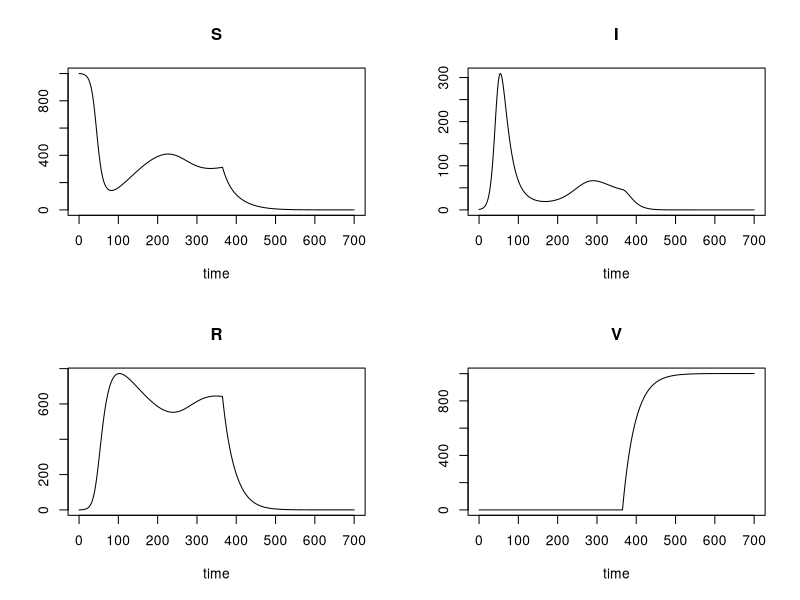

Here is the R script that generated this plot:
rm(list=ls())
library(deSolve)

#Define SIR model as function (later used in the ODE solver)
SIRV_func <- function(t, SIRV, P) {
  S <- SIRV[1]
  I <- SIRV[2]
  R <- SIRV[3]
  V <- SIRV[4]
  
  #Assume that vaccination takes time to get in place at some time t_vaccine
  if (t<P$t_vaccine) { #before vaccination the model as before
    dSdt <- -P$beta * I * S + P$gamma*R 
    dIdt <- P$beta * I * S - P$rho * I 
    dRdt <- P$rho * I - P$gamma*R
    dVdt <- 0
  } else { #after vaccination 
    dSdt <- -P$beta * I * S + P$gamma*R - P$c*S 
    dIdt <- P$beta * I * S - P$rho * I
    dRdt <- P$rho * I - P$gamma*R - P$c*R
    dVdt <- P$c*(S+R)
  }
  return(list(c(dSdt,dIdt,dRdt,dVdt)))
}

SIRV0 <- c(S=1000, I=1, R=0, V=0)
R0 <- 3
rho <- 1/14
beta <- rho*R0/SIRV0[1]


#Parameters as before but now also with c (vaccination rate), t_vaccine (time vaccination is possible) and vaccination efficiency
# Assume that vaccination is done within 30 days
# Assume that vaccination is in place after one year

P <- list(beta=beta, rho=rho, gamma=1/180, c=1/30, t_vaccine=365)

#Test if the R0 makes sense
R0 <- 1/P$rho * P$beta * SIRV0[1]
cat('R0 = ', R0)

tt <- seq(0,700, by=1)
result <- ode(y=SIRV0, func=SIRV_func, parms=P, times=tt)
plot(result)
